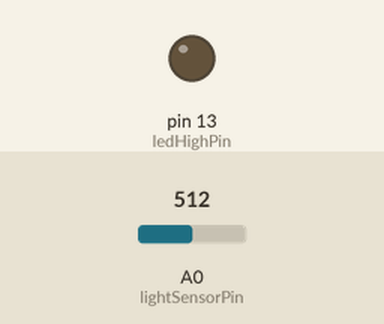
Recording of a sketch running on a simulated Arduino Uno, built with avr-gcc and run on an emulated ATmega328P. Shown: output pins drawn as LEDs (lit = HIGH). The inputs (shaded band) are chosen by the test bench; at power-on: A0 (lightSensorPin) = 512. What the sketch prints to the serial monitor is not drawn.

Above: at 1.2 s.
1.3 s: A0 (lightSensorPin) set to 118
2.8 s: A0 (lightSensorPin) set to 100
At 3.7 s:
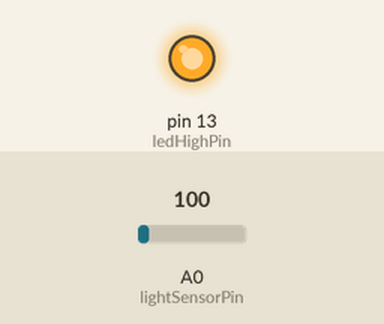
4.3 s: A0 (lightSensorPin) set to 489
5.8 s: A0 (lightSensorPin) set to 517
At 7.0 s:
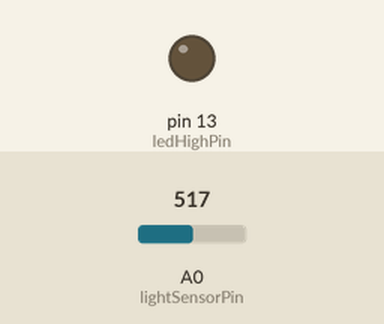
7.3 s: A0 (lightSensorPin) set to 0
At 8.3 s:
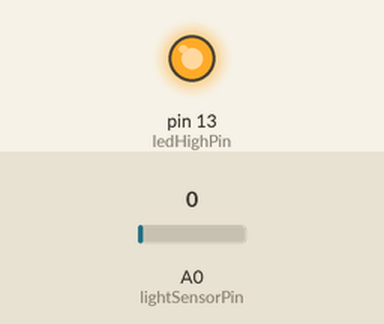
Timing chart, 0 to 9.8 s (numbered marks = the images above; inputs shaded):
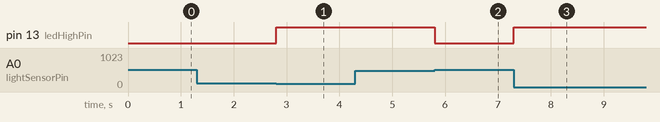

Measured:
- the behaviour switches between 112 and 111 on A0 (lightSensorPin) (found by bisection; images 0 and 1)
- the behaviour switches between 503 and 504 on A0 (lightSensorPin) (found by bisection; images 1 and 2)
- after the input at 1.3 s, every drawn part: stays the same
- after the input at 2.8 s, pin 13 (ledHighPin): LOW → HIGH at once
- after the input at 4.3 s, every drawn part: stays the same
- after the input at 5.8 s, pin 13 (ledHighPin): HIGH → LOW at once
- after the input at 7.3 s, pin 13 (ledHighPin): LOW → HIGH at once

The sketch:

flashprance-example.pde
```cpp
/**
 * Really simple Arduino demo of FlashPrance.
 *
 * To use:
 *
 * - Connect a light sensor to port Analog 0
 *   of Arduino.
 *   Recommend: http://www.sparkfun.com/products/8688
 *
 * - Build and upload this sketch to Arduino.
 *
 * - Open serial port monitor.
 *
 * - Goto http://flashprance.appspot.com/, type some
 *   data in, hold up light sensor to box on screen and
 *   hit transmit.
 *
 * - You should see the data echo'd (slowly) over the
 *   Arduino serial port.
 */

#include <FlashPrance.h>

const int lightSensorPin = 0;
const int ledHighPin = 13;

const micros_t microsBetweenSamples = 100;
micros_t lastSample = 0;

class : public FlashPrance::Callback {

  /** FlashPrance callback: echo's byte to serial port. */
  virtual void onByte(int b) {
    Serial.print((char)b);
  }

  /** Optional FlashPrance callback to aid debugging - turns
   *  LED on/off based on whether a flash is being seen. */
  virtual void onSignalTransition(FlashPrance::Transition transition) {
    digitalWrite(ledHighPin, transition == FlashPrance::LOW_TO_HIGH ? HIGH : LOW);
  }

} handler;

FlashPrance flashPrance(&handler, 100);

void setup() {
  pinMode(ledHighPin, OUTPUT);
  Serial.begin(9600);
  Serial.println("Awaiting data...");
}

void loop() {
  micros_t now = micros();

  if (timeDifference(lastSample, now) >= microsBetweenSamples) {
    lastSample = now;
    int value = (analogRead(lightSensorPin) >> 2);
    flashPrance.processSignal(now, value);
  }
}
```

FlashPrance.cpp
```cpp
// @author Joe Walnes

#include "FlashPrance.h"

micros_t timeDifference(micros_t start, micros_t end) {
  return end - start; // TODO: Handle clock rollover
}

FlashPrance::FlashPrance(Callback* callback, int deltaThreshold)
    : _callback(callback), _deltaThreshold(deltaThreshold) {
  reset();
}

void FlashPrance::reset() {
  _lastDuration = 0;
  _lastValue = 0;
  _cycleStart = 0;
  _high = false;
  _bufferValue = 0;
  _bufferCount = 0;
}

void FlashPrance::processSignal(unsigned long now, int value) {
  int delta = value - _lastValue;
  if (_high) {
    if (-delta > _deltaThreshold) {
      _lastValue = value;
      _high = false;
      flipToHigh(now);
    }
  } else {
    if (delta > _deltaThreshold) {
      _lastValue = value;
      _high = true;
      flipToLow(now);
    }
  }
}

void FlashPrance::flipToHigh(micros_t now) {
  _callback->onSignalTransition(LOW_TO_HIGH);
  micros_t duration = timeDifference(_cycleStart, now);

  float ratio = (float)_lastDuration / (float)duration;

  // TODO: Make these hardcoded values configurable
  if (ratio < 0.3) {
    processBit(now, TOO_SHORT);
  } else if (ratio < 0.68) {
    processBit(now, ZERO);
  } else if (ratio < 0.72) {
    processBit(now, NEUTRAL);
  } else if (ratio < 1.0) {
    processBit(now, ONE);
  } else {
    processBit(now, TOO_LONG);
  }

  _cycleStart = now;
}

void FlashPrance::flipToLow(micros_t now) {
  _callback->onSignalTransition(HIGH_TO_LOW);
  _lastDuration = timeDifference(_cycleStart, now);
}

void FlashPrance::processBit(micros_t now, BitType bitType) {
  _callback->onDecodeBit(bitType);
  switch (bitType) {
    case TOO_SHORT:
    case TOO_LONG:
    case NEUTRAL:
      _bufferValue = 0;
      _bufferCount = 0;
      break;
    case ZERO:
      _bufferCount++;
      _bufferValue <<= 1;
      break;
    case ONE:
      _bufferCount++;
      _bufferValue <<= 1;
      _bufferValue++;
      break;
  default:
      break;
  }
  if (_bufferCount == 8) {
    processByte(now, (int)_bufferValue);
    _bufferValue = 0;
    _bufferCount = 0;
  }
}

void FlashPrance::processByte(micros_t now, int value) {
  _callback->onByte(value);
}
```

FlashPrance.h
```cpp
#pragma once

typedef unsigned long micros_t;

micros_t timeDifference(micros_t start, micros_t end);

/**
 * FlashPrance: Reads an analog light sensor value, and looks
 * for flashing patterns sent form a FlashPrance writer, and
 * decodes the binary data.
 *
 * Basic usage:
 *
 *
 * 1. Create a callback handler class
 *
 * This will receive callbacks when bytes are received.
 *
 *   class : public FlashPrance::Callback {
 *     virtual void onByte(int b) {
 *       Serial.print(b); // or whatever you want to do
 *     }
 *   } myHandler;
 *
 *
 * 2. Create a FlashPrance instance, passing it the handler
 *
 *   FlashPrance flashPrance(&handler);
 *
 *
 * 3. Send analog signal to FlashPrance
 *
 *   // Repeat this every 100 microseconds via a loop
 *   // or interrupt
 *   unsigned long currentTime = // current timestamp in micros
 *   int light = analogRead(...); // read light level
 *   flashPrance.processSignal(currentTime, lightLevel);
 *
 * The FlashPrance.processSignal() will buffer up the values
 * and call onByte() whenever it detects a complete byte.
 *
 *
 * @author Joe Walnes
 */
class FlashPrance {

public:

  enum Transition { HIGH_TO_LOW, LOW_TO_HIGH };
  enum BitType { ZERO, ONE, TOO_SHORT, NEUTRAL, TOO_LONG };

  /**
   *
   */
  class Callback {
  public:
    virtual void onByte(int b) = 0;

    virtual void onSignalTransition(Transition transition) {}
    virtual void onDecodeBit(BitType bitType) {}
  };

  FlashPrance(Callback* callback, int deltaThreshold = 1);

  virtual void reset();
  virtual void processSignal(unsigned long now, int value);

private:

  virtual void flipToHigh(micros_t now);
  virtual void flipToLow(micros_t now);
  virtual void processBit(micros_t now, BitType bitType);
  virtual void processByte(micros_t now, int value);

  Callback* _callback;

  const int _deltaThreshold;
  int _lastValue;
  bool _high;

  micros_t _lastDuration;
  micros_t _cycleStart;

  char _bufferValue;
  int _bufferCount;

};
```
